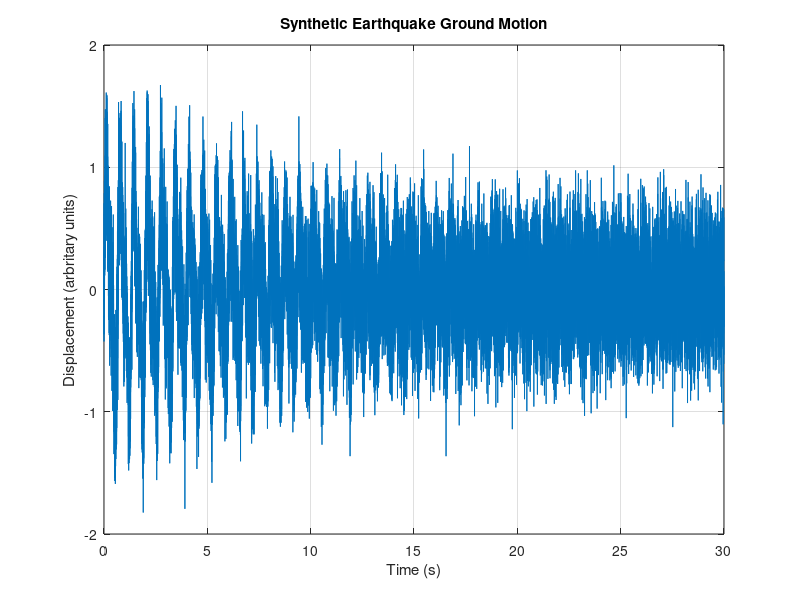
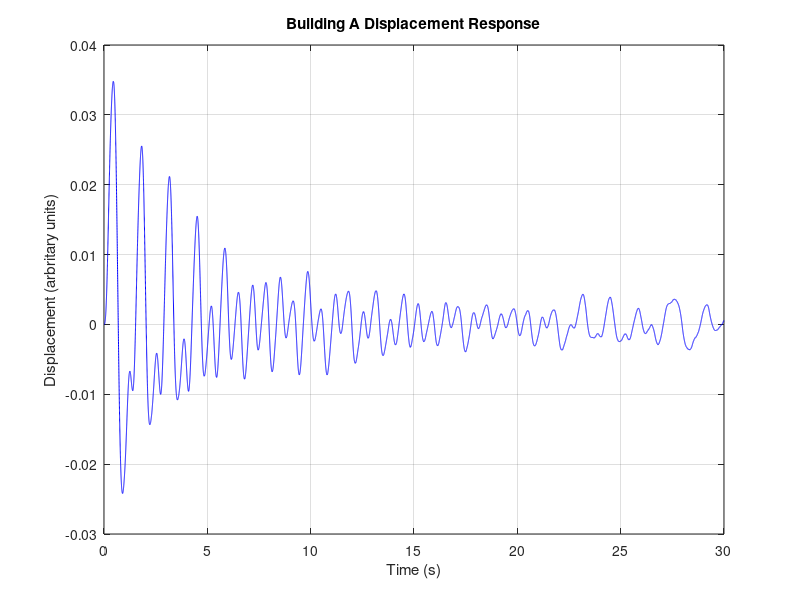
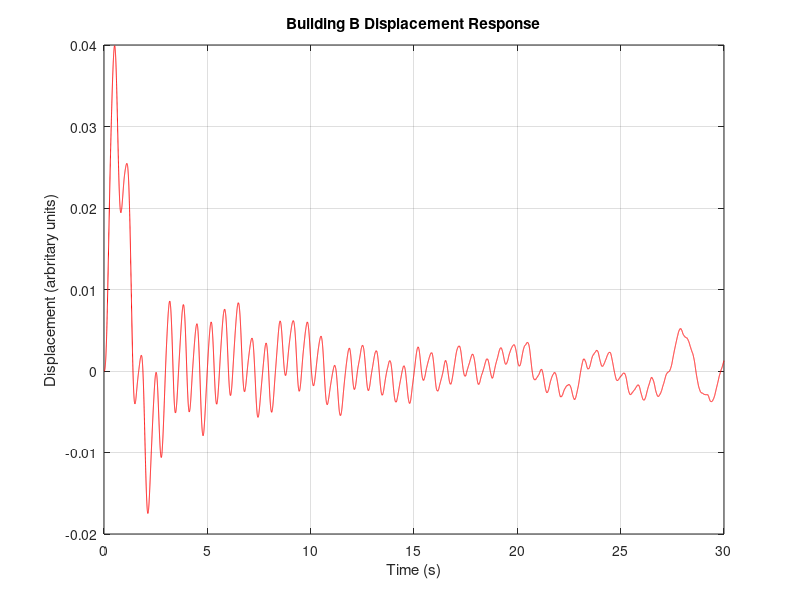
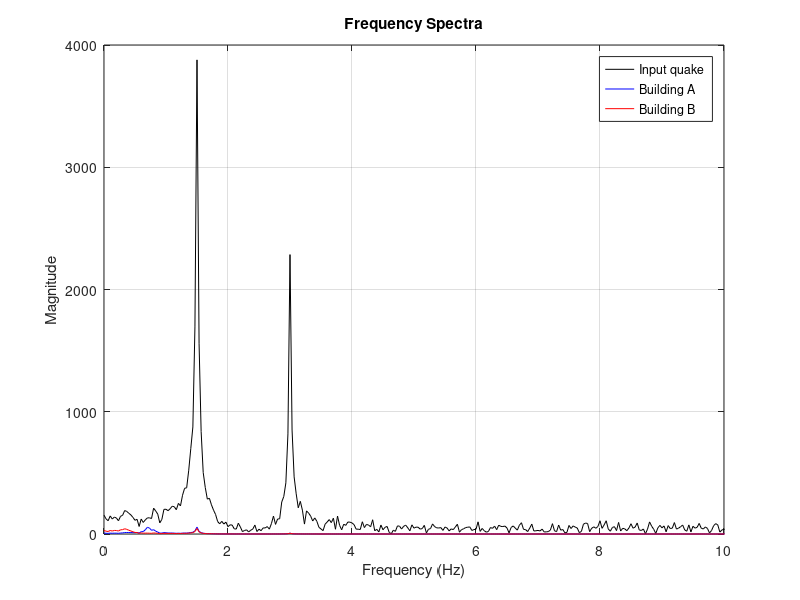

Here is the MATLAB script that generated these plots, in order:
clear; clc; close all

%% 1. Parameters and Synthetic Earthquake
fs   = 1000;                % sampling frequency (Hz)
t    = 0:1/fs:30;           % 30-second event
quake = 0.8*sin(2*pi*1.5*t).*exp(-0.1*t) + ...
        0.4*sin(2*pi*3*t).*exp(-0.08*t) + ...
        0.3*randn(size(t)); % synthetic tremor

figure
plot(t,quake), grid on
title('Synthetic Earthquake Ground Motion')
xlabel('Time (s)'), ylabel('Displacement (arbritary units)')

%% 2. Building Models using a and b
% Transfer function: H(s) = 1 / (s^2 + a*s + b)

% Building A (stiff + low damping)
a1 = 0.5;   % damping parameter
b1 = 20;    % stiffness parameter
numA = 1;
denA = [1 a1 b1];
sysA = tf(numA, denA);

% Building B (flexible + more damping)
a2 = 2;     
b2 = 5;
numB = 1;
denB = [1 a2 b2];
sysB = tf(numB, denB);

%% 3. Discretize for Simulation
sysA_d = c2d(sysA,1/fs,'tustin');
sysB_d = c2d(sysB,1/fs,'tustin');

%% 4. Applying the earthquake signal to the buildings
respA = lsim(sysA_d, quake, t);
respB = lsim(sysB_d, quake, t);

%% 5. Plotting the responses

% Building A Response
figure
plot(t, respA, 'b'), grid on
title('Building A Displacement Response')
xlabel('Time (s)'), ylabel('Displacement (arbritary units)')

% Building B Response
figure
plot(t, respB, 'r'), grid on
title('Building B Displacement Response')
xlabel('Time (s)'), ylabel('Displacement (arbritary units)')

%% 6. Frequency Spectra
N = length(quake);
halfN = floor(N/2);  % ensure integer indexing

f = (0:N-1)*(fs/N);
Q_fft = abs(fft(quake));
A_fft = abs(fft(respA));
B_fft = abs(fft(respB));

figure
plot(f(1:halfN), Q_fft(1:halfN), 'k', ...
     f(1:halfN), A_fft(1:halfN), 'b', ...
     f(1:halfN), B_fft(1:halfN), 'r')
grid on
xlim([0 10])
legend('Input quake','Building A','Building B')
xlabel('Frequency (Hz)'), ylabel('Magnitude')
title('Frequency Spectra')
